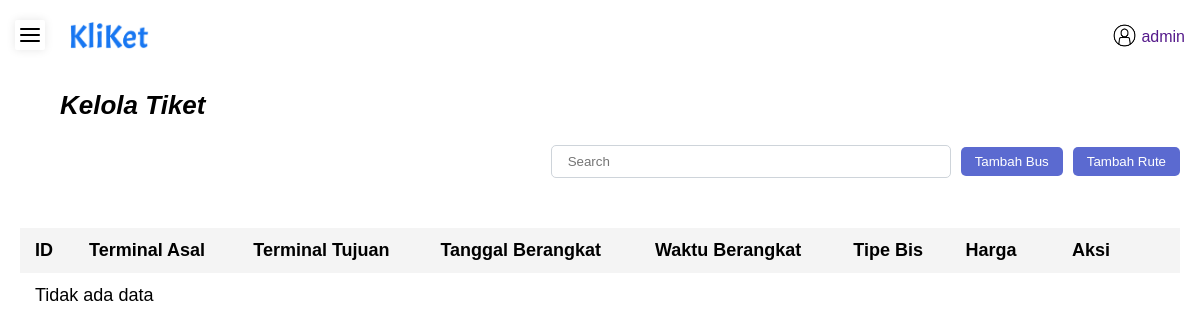
The page /admin/admtiket.php (signed in) on the database as committed earlier.
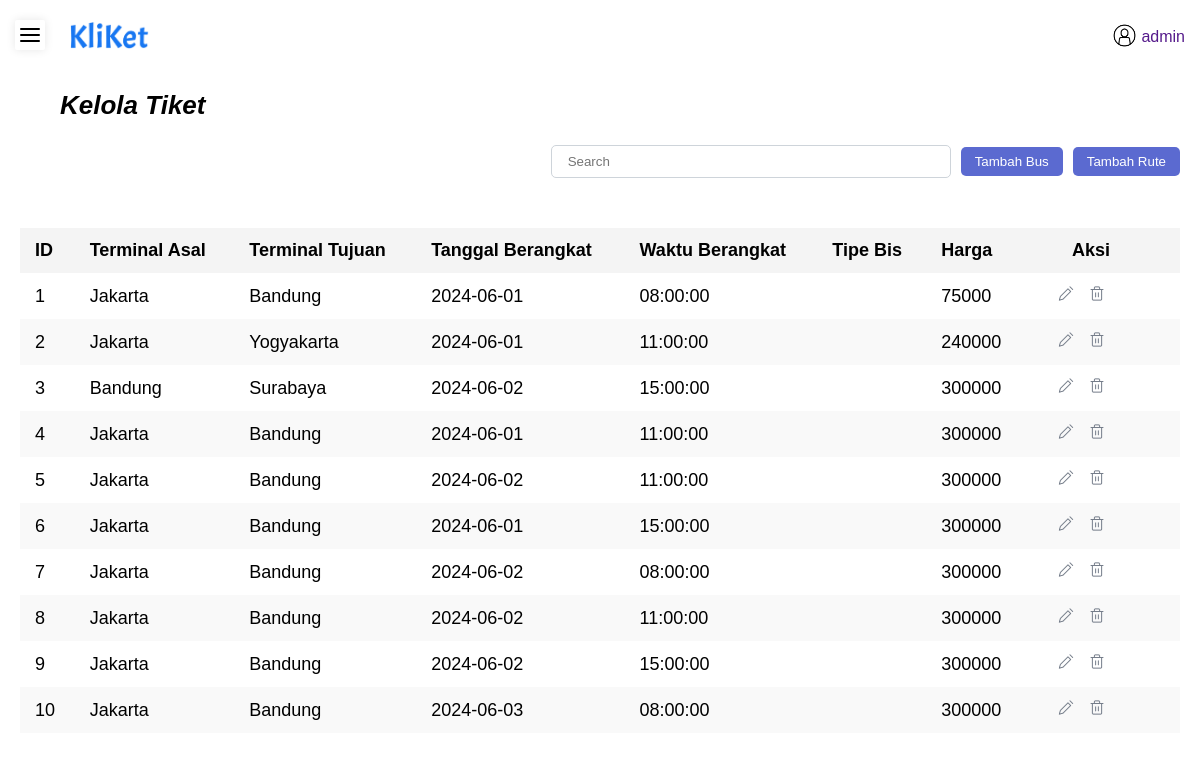
The same page on the database as committed later.
### tables this page shows
CREATE TABLE `rute` (
  `ruteID` int(11) NOT NULL,
  `waktu_berangkat` time NOT NULL,
  `asal` varchar(255) NOT NULL,
  `tanggal_berangkat` date NOT NULL,
  `tujuan` varchar(255) DEFAULT NULL,
  `busID` int(11) DEFAULT NULL,
  `harga` int(11) DEFAULT NULL
);

### admin/admtiket.php (the view, shortened to what this page needs)
<!DOCTYPE html>
<html lang="en">
<head>
    <link rel="stylesheet" href="../css/style(6).css">
    <link rel="stylesheet" href="../css/modal(1).css">
</head>
<body>
    <?php
    include 'adminnavbar.php';
    $search = isset($_GET['search']) ? $_GET['search'] : '';
    ?>
    <div class="main-content">
        <div class="text">Kelola Tiket</div>
        <div class="nav-container">
            <form class="search-form" method="GET" action="admtiket.php">
                <div class="search-box">
                    <input type="text" name="search" class="form-control" placeholder="Search" value="<?php echo htmlspecialchars($search); ?>">
                </div>
            </form>
            <div class="button-container">
                <button class="addbus">Tambah Bus</button>
                <button class="addtiket">Tambah Rute</button>
            </div>
        </div>
        <div class="table-container">
            <table class="order-table">
                <thead>
                    <tr>
                        <th>ID</th>
                        <th>Terminal Asal</th>
                        <th>Terminal Tujuan</th>
                        <th>Tanggal Berangkat</th>
                        <th>Waktu Berangkat</th>
                        <th>Tipe Bis</th>
                        <th>Harga</th>
                        <th class="actions-column">Aksi</th>
                    </tr>
                </thead>
                <tbody>
                    <?php
                    $sql = "SELECT r.ruteid AS ID, r.asal AS TerminalAsal,
                            r.tujuan AS TerminalTujuan, r.tanggal_berangkat AS TanggalBerangkat,
                            r.waktu_berangkat AS WaktuBerangkat, r.busID, b.nama AS Bus, r.harga AS Harga
                            FROM rute r
                            JOIN bus b ON r.busid = b.busid
                            ";
                    $sql .= " ORDER BY r.ruteid";
                    $result = $conn->query($sql);
                    if ($result->num_rows > 0) {
                        while($row = $result->fetch_assoc()) {
                            echo "<tr>";
                            echo "<td>" . $row["ID"] . "</td>";
                            echo "<td>" . $row["TerminalAsal"] . "</td>";
                            echo "<td>" . $row["TerminalTujuan"] . "</td>";
                            echo "<td>" . $row["TanggalBerangkat"] . "</td>";
                            echo "<td>" . $row["WaktuBerangkat"] . "</td>";
                            echo "<td>" . $row["Bus"] . "</td>";
                            echo "<td>" . $row["Harga"] . "</td>";
                            echo '<td class="actions-column">
                                    <a href="javascript:void(0);" onclick="openEditModal(\'' . $row["ID"] . '\', \'' . $row["TerminalAsal"] . '\',
                                    \'' . $row["TerminalTujuan"] . '\', \'' . $row["TanggalBerangkat"] . '\', \'' . $row["WaktuBerangkat"] . '\',
                                    \'' . $row["busID"] . '\', \'' . $row["Harga"] . '\')">
                                    <img src="../img/edit.png" class="edit-icon"></a>
                                    <a href="javascript:void(0);" onclick="confirmDelete(' . $row["ID"] . ')"><img src="../img/hapus.png" class="delete-icon"></a>
                                  </td>';
                            echo "</tr>";
                        }
                    } else {
                        echo "<tr><td colspan='8'>Tidak ada data</td></tr>";
                    }
                    ?>
                </tbody>
            </table>
        </div>
    </div>
</body>
</html>

Rows that differ between the two databases and show on the page:
now on this page (row edited): rute: ruteID "1", asal "Jakarta", tujuan "Bandung", tanggal_berangkat "2024-06-01", waktu_berangkat "08:00:00", harga "75000"
now on this page (row edited): rute: ruteID "2", asal "Jakarta", tujuan "Yogyakarta", tanggal_berangkat "2024-06-01", waktu_berangkat "11:00:00", harga "240000"
now on this page (row edited): rute: ruteID "3", asal "Bandung", tujuan "Surabaya", tanggal_berangkat "2024-06-02", waktu_berangkat "15:00:00", harga "300000"
added rute: ruteID "4", asal "Jakarta", tujuan "Bandung", tanggal_berangkat "2024-06-01", waktu_berangkat "11:00:00", harga "300000"
added rute: ruteID "5", asal "Jakarta", tujuan "Bandung", tanggal_berangkat "2024-06-02", waktu_berangkat "11:00:00", harga "300000"
added rute: ruteID "6", asal "Jakarta", tujuan "Bandung", tanggal_berangkat "2024-06-01", waktu_berangkat "15:00:00", harga "300000"
added rute: ruteID "7", asal "Jakarta", tujuan "Bandung", tanggal_berangkat "2024-06-02", waktu_berangkat "08:00:00", harga "300000"
added rute: ruteID "8", asal "Jakarta", tujuan "Bandung", tanggal_berangkat "2024-06-02", waktu_berangkat "11:00:00", harga "300000"
added rute: ruteID "9", asal "Jakarta", tujuan "Bandung", tanggal_berangkat "2024-06-02", waktu_berangkat "15:00:00", harga "300000"
added rute: ruteID "10", asal "Jakarta", tujuan "Bandung", tanggal_berangkat "2024-06-03", waktu_berangkat "08:00:00", harga "300000"
Other text that changed with them:
text no longer shown: "Tidak ada data"
